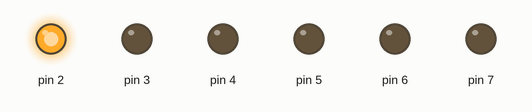
The sketch below on a simulated Arduino Uno, built with avr-gcc and run on an emulated ATmega328P. Parts: output pins drawn as LEDs (lit = HIGH).

Above: at 0.5 s.
At 1.5 s:
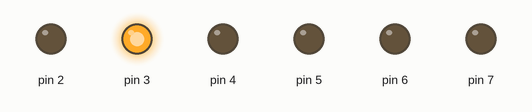
At 2.5 s:
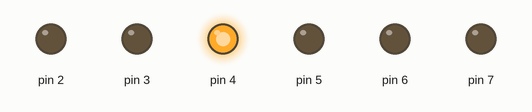
At 3.5 s:
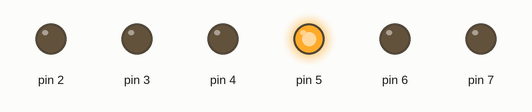
At 4.5 s:
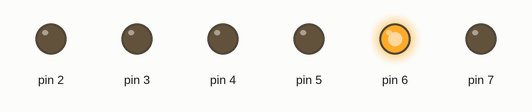
At 5.5 s:
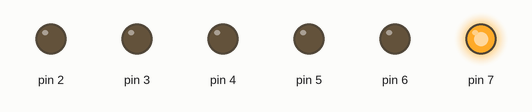
Timing chart, 0 to 7.8 s (numbered marks = the images above):
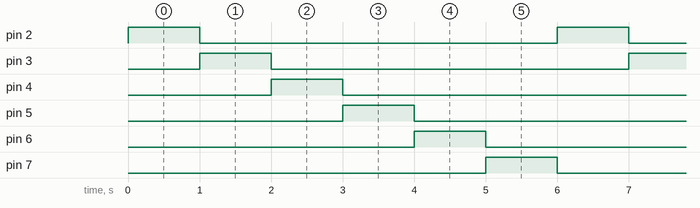

The sketch:

resistencia_leds.ino
```cpp
// C++ code
//
int i = 0;

void setup()
{
  for(int i = 2; i < 8; i++){
  	pinMode(i, OUTPUT);
  }
}

void loop()
{
  digitalWrite(i+2, HIGH);
  delay(1000);
  digitalWrite(i+2, LOW);
  i = (i + 1) % 6;
}
```

Measured:
- by itself, pin 2–7: alternates HIGH for 1.0 s and LOW for 5.0 s
- by itself, everything shown: repeats every 6.0 s, in 12 steps
